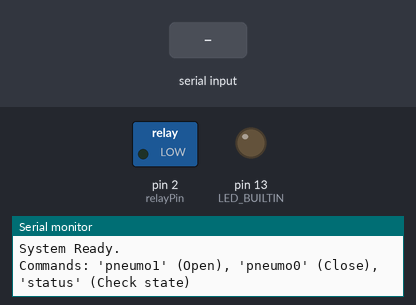
This sketch was run on a simulated Arduino Uno, built with avr-gcc and run on an emulated ATmega328P. Parts: switched loads named in the sketch (green lamp = pin HIGH), output pins drawn as LEDs (lit = HIGH), the last lines printed to the serial monitor. The test bench sets the inputs (shaded band).

Above: at 1.2 s.
1.3 s: "pneumo1\n" received over Serial
At 2.5 s:
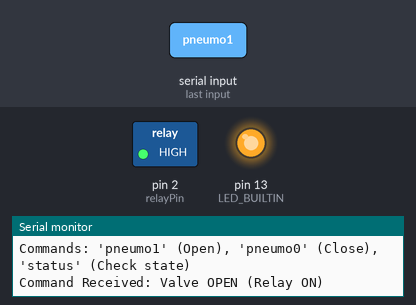
2.8 s: "pneumo0\n" received over Serial
At 3.7 s:
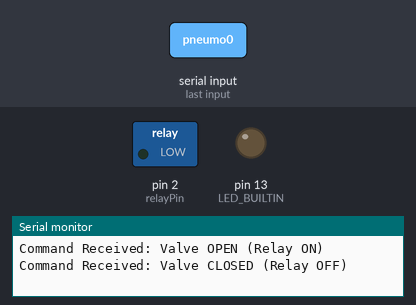
Timing chart, 0 to 5.8 s (numbered marks = the images above; inputs shaded):
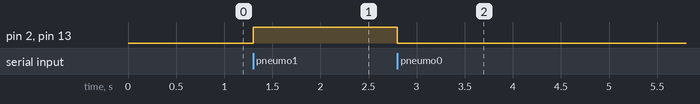

Measured:
- after the input at 1.3 s, pin 2 (relayPin), pin 13 (LED_BUILTIN): LOW → HIGH at once
- after the input at 2.8 s, pin 2 (relayPin), pin 13 (LED_BUILTIN): HIGH → LOW at once

The sketch:

uart_control.ino
```cpp
const int relayPin = 2;
bool valveState = false;

void setup() {
  Serial.begin(115200);

  pinMode(LED_BUILTIN, OUTPUT);
  pinMode(relayPin, OUTPUT);

  // Start with valve and LED OFF
  digitalWrite(relayPin, LOW);
  digitalWrite(LED_BUILTIN, LOW);

  Serial.println("System Ready.");
  Serial.println("Commands: 'pneumo1' (Open), 'pneumo0' (Close), 'status' (Check state)");
}

void loop() {
  // Check if data is available to read from the PC
  if (Serial.available() > 0) {

    // Read the incoming string until a newline character is received
    String command = Serial.readStringUntil('\n');

    // CRITICAL: Trim whitespace and invisible characters (like \r) from the end
    command.trim();

    // Execute command based on the string received
    if (command == "pneumo1") {
      digitalWrite(LED_BUILTIN, HIGH);
      digitalWrite(relayPin, HIGH);
      valveState = true;
      Serial.println("Command Received: Valve OPEN (Relay ON)");
    }
    else if (command == "pneumo0") {
      digitalWrite(LED_BUILTIN, LOW);
      digitalWrite(relayPin, LOW);
      valveState = false;
      Serial.println("Command Received: Valve CLOSED (Relay OFF)");
    }
    else if (command == "status") {
      Serial.print("Current Status: ");
      Serial.println(valveState ? "OPEN" : "CLOSED");
    }
    else if (command.length() > 0) {
      // Catch-all for unrecognized commands (ignores empty lines)
      Serial.print("Unknown command: ");
      Serial.println(command);
    }
  }
}
```
